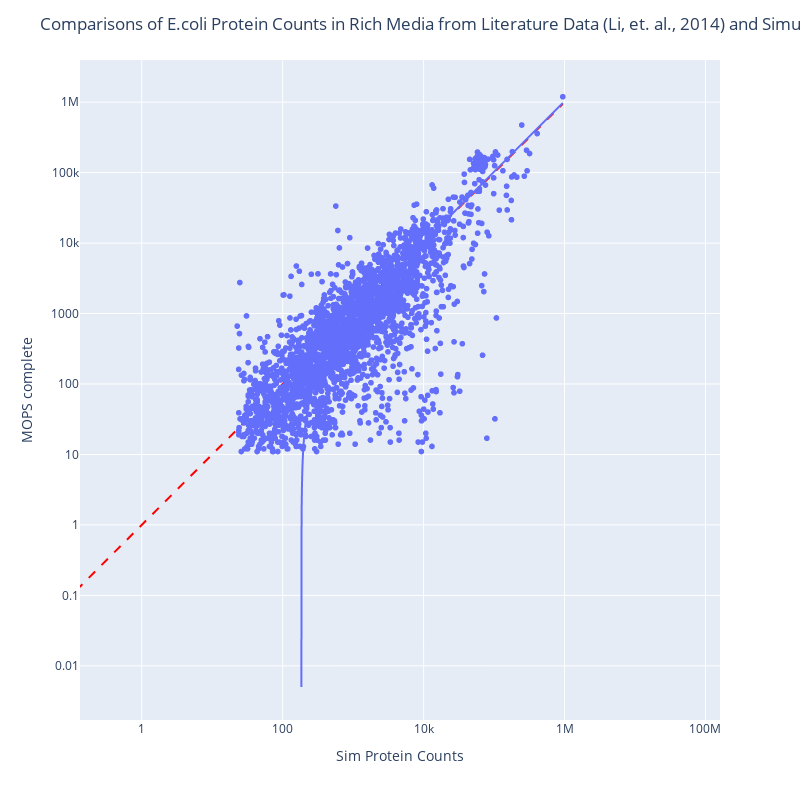

This figure's notebook cell:
### Code cell
# plot the comparison graph with plotly:
df = rm_comparison_df.to_pandas()
fig = px.scatter(df, x=df["Sim Protein Counts"],y=df["MOPS complete"], hover_data=["Protein ID"], trendline="ols" )
fig.add_trace(go.Scatter(x=[0, max_val], y=[0, max_val], mode="lines",
        line=go.scatter.Line(color="red", dash="dash"),
        showlegend=False));

fig.update_xaxes(type="log")
fig.update_yaxes(type="log")
fig.update_layout(title="Comparisons of E.coli Protein Counts in Rich Media\nfrom Literature Data (Li, et. al., 2014) and Simulation Data")
# make the figure square and have equal axis numbers
fig.update_layout(width=800, height=800)
fig.update_yaxes(
    scaleanchor="x",
    scaleratio=1,
  )
fig.show()

### Figure 1 — Plotly figure (JSON) as saved in the notebook; plotly's stock layout.template omitted (floating-point values rounded to 4 significant figures; data arrays with more than 128 entries replaced by an {"elided": "..."} marker saying what was removed)
{"data": [{"customdata": {"elided": "2649x1 str values"}, "hovertemplate": "Sim Protein Counts=%{x}<br>MOPS complete=%{y}<br>Protein ID=%{customdata[0]}<extra></extra>", "legendgroup": "", "marker": {"color": "#636efa", "symbol": "circle"}, "mode": "markers", "name": "", "showlegend": false, "x": {"elided": "2649 float values"}, "xaxis": "x", "y": {"elided": "2649 float values"}, "yaxis": "y", "type": "scattergl"}, {"hovertemplate": "<b>OLS trendline</b><br>MOPS complete = 1.02951 * Sim Protein Counts + -189.79<br>R<sup>2</sup>=0.747790<br><br>Sim Protein Counts=%{x}<br>MOPS complete=%{y} <b>(trend)</b><extra></extra>", "legendgroup": "", "marker": {"color": "#636efa", "symbol": "circle"}, "mode": "lines", "name": "", "showlegend": false, "x": {"elided": "2649 float values"}, "xaxis": "x", "y": {"elided": "2649 float values"}, "yaxis": "y", "type": "scattergl"}, {"line": {"color": "red", "dash": "dash"}, "mode": "lines", "showlegend": false, "x": [0, 945170], "y": [0, 945170], "type": "scatter"}], "layout": {"xaxis": {"anchor": "y", "domain": [0.0, 1.0], "title": {"text": "Sim Protein Counts"}, "type": "log"}, "yaxis": {"anchor": "x", "domain": [0.0, 1.0], "title": {"text": "MOPS complete"}, "type": "log", "scaleanchor": "x", "scaleratio": 1}, "legend": {"tracegroupgap": 0}, "margin": {"t": 60}, "title": {"text": "Comparisons of E.coli Protein Counts in Rich Media\nfrom Literature Data (Li, et. al., 2014) and Simulation Data"}, "width": 800, "height": 800}}
